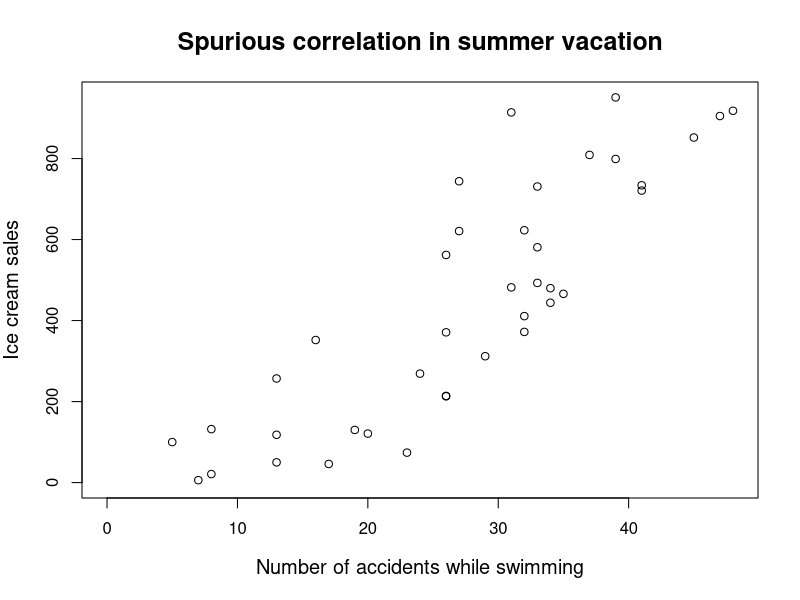

Here is the R script that generated this plot:
d <- read.csv("SpCor_summer.csv", header = T)
d
plot(d$swimming_accidents,d$ice_cream, 
     main = "Spurious correlation in summer vacation",
     xlab = "Number of accidents while swimming", ylab = "Ice cream sales",
     xlim = c(0, max(d$swimming_accidents)), ylim = c(0, max(d$ice_cream)),
     cex.main = 1.5, cex.lab = 1.2)
# コメント

